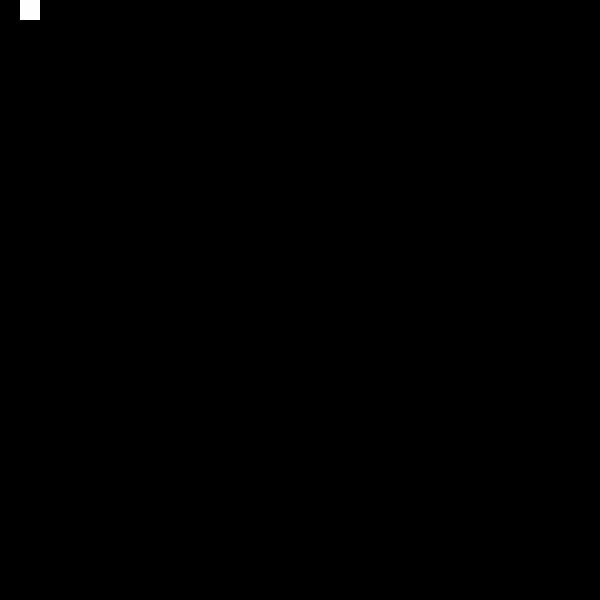
Frame 1 (no input)
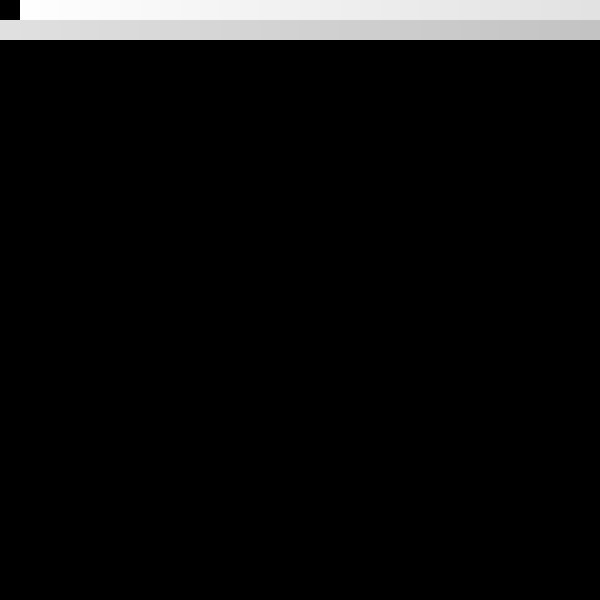
Frame 60 (the mouse pressed at the canvas centre just before this capture)
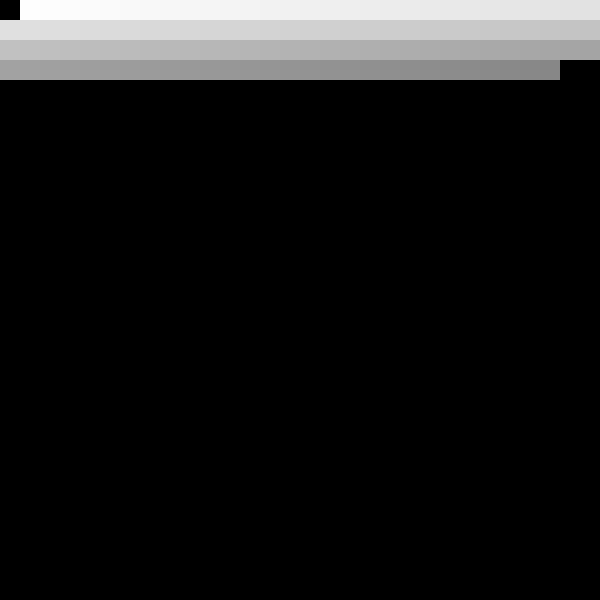
Frame 120 (the mouse held since frame 60 and released just before this capture)

The Processing sketch that drew these frames (run headless with seeded random() and noise(); from frame 60 on, the mouse is pressed at the canvas centre):

// Processing sketch: sketch_160302b
// ── sketch_160302b.pde
int COLOR;
int xPos;
int yPos;
int recSize;
int add;

REC[] myRecArray= new REC[100];

void setup() {
  size(600, 600);
  background(0);
  smooth();

  COLOR=255;
  xPos=0;
  yPos=0;
  recSize=20;
  add=recSize;

  for (int i=0; i<myRecArray.length; i++) {
    myRecArray[i]=new REC(xPos, yPos, recSize);
  }
}

void draw() {

  for (int i=0; i<myRecArray.length; i++) {
    myRecArray[i].update();
    myRecArray[i].changeCol();
    myRecArray[i].drawRec();
  }
}
// ── REC.pde
class REC {
  int x;
  int y;
  int s;
  int col;
  int fade=-1;

  REC(int xpos, int ypos, int size) {
    x=xpos;
    y=ypos;
    s=size;
    col=COLOR;
  }

  void update() {
    col+=fade;
    x+=add;
    if (x>width) {
      x=0;
      y+=add;
    }
  }

  void changeCol() {
    if (col==0 || col==255) {
      fade=-fade;
    }
  }

  void drawRec() {
    noStroke();
    fill(col);
    rect(x, y, s, s);
  }
}
